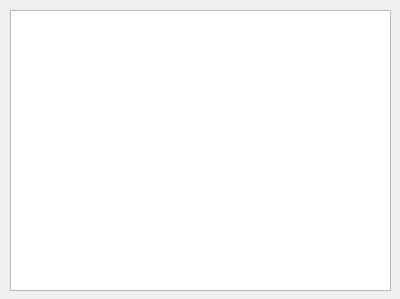
<?xml version="1.0" encoding="UTF-8"?>
<ui version="4.0">
 <class>Form</class>
 <widget class="QWidget" name="Form">
  <property name="geometry">
   <rect>
    <x>0</x>
    <y>0</y>
    <width>400</width>
    <height>299</height>
   </rect>
  </property>
  <property name="windowTitle">
   <string>全国铁路枢纽城市列表</string>
  </property>
  <widget class="QTextEdit" name="textEdit">
   <property name="geometry">
    <rect>
     <x>10</x>
     <y>10</y>
     <width>381</width>
     <height>281</height>
    </rect>
   </property>
  </widget>
 </widget>
 <resources/>
 <connections/>
</ui>
